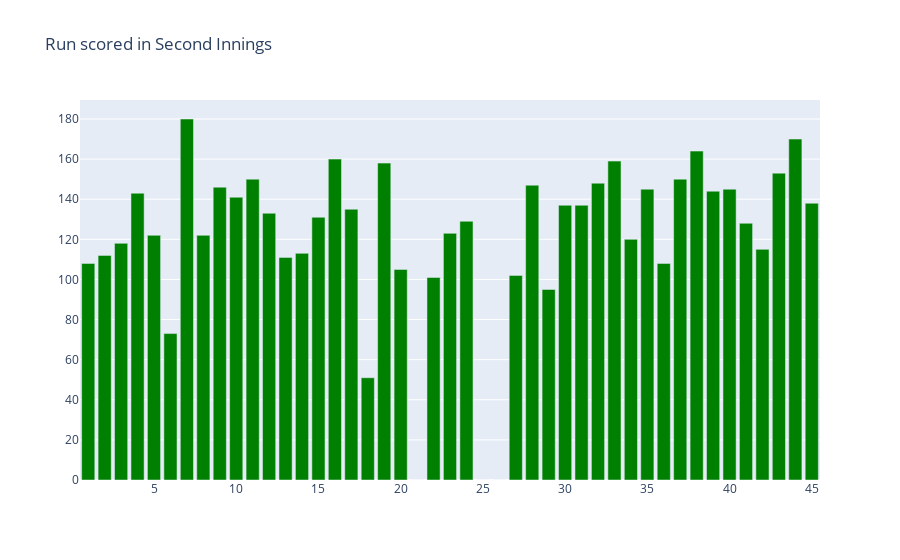

The code cell stored with this chart in its notebook:
### Code cell
fig=go.Figure()
fig.add_trace(go.Bar(y=T20_df.Score_of_second_innings,x=T20_df.Match_id,marker_color='green'))
fig.update_layout(title_text='Run scored in Second Innings')
fig.show()

### Figure 1 — Plotly figure (JSON) as saved in the notebook; plotly's stock layout.template omitted (floating-point values rounded to 4 significant figures)
{"data": [{"marker": {"color": "green"}, "type": "bar", "x": [1, 2, 3, 4, 5, 6, 7, 8, 9, 10, 11, 12, 13, 14, 15, 16, 17, 18, 19, 20, 21, 22, 23, 24, 25, 26, 27, 28, 29, 30, 31, 32, 33, 34, 35, 36, 37, 38, 39, 40, 41, 42, 43, 44, 45], "y": [108, 112, 118, 143, 122, 73, 180, 122, 146, 141, 150, 133, 111, 113, 131, 160, 135, 51, 158, 105, 0, 101, 123, 129, 0, 0, 102, 147, 95, 137, 137, 148, 159, 120, 145, 108, 150, 164, 144, 145, 128, 115, 153, 170, 138]}], "layout": {"title": {"text": "Run scored in Second Innings"}}}
